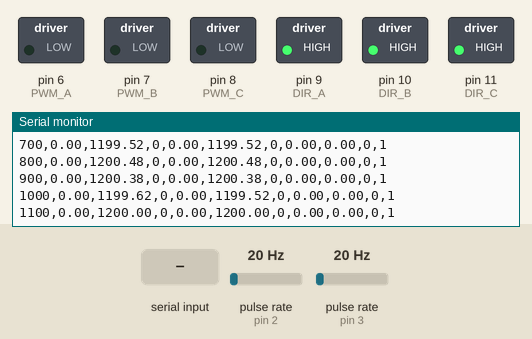
Recording of a sketch running on a simulated Arduino Uno, built with avr-gcc and run on an emulated ATmega328P. Parts: switched loads named in the sketch (green lamp = pin HIGH), the last lines printed to the serial monitor. Wiring (inferred from the names in the program): 2 × pulse sensor: data pin 2 / data pin 3. Inputs (shaded band) come from the test bench; at power-on: pulse rate (sensors on pin 2, pin 3) 20 Hz.

Above: at 1.2 s.
1.3 s: "RUN\n" received over Serial
At 1.41 s:
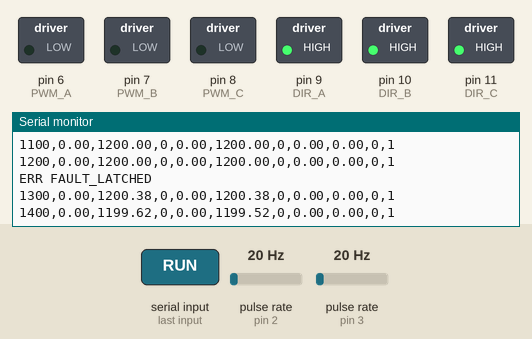
2.8 s: "STOP\n" received over Serial
At 2.91 s:
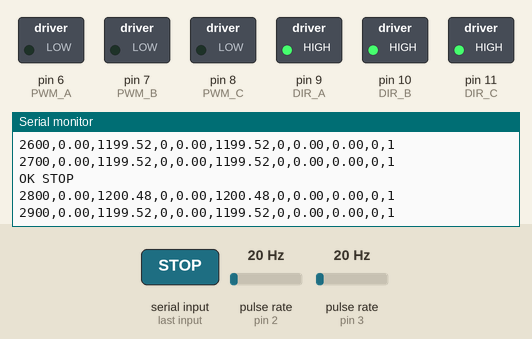
4.3 s: "RESET\n" received over Serial
Timing chart, 0 to 7.3 s (numbered marks = the images above; inputs shaded):
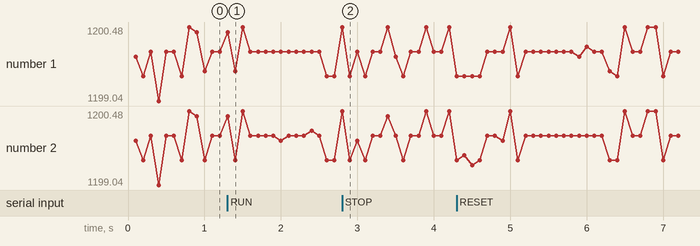

The sketch:

pico_p0.ino
```cpp
/*
P0 Differential Hoop Rig
RP2040 / Raspberry Pi Pico reference firmware.

Hardware:
- 3 Hall sensors, one pulse/revolution
- 3 brushed DC motor channels
- one direction pin + one PWM pin per motor
- physical emergency stop MUST interrupt motor power directly

Serial commands at 115200 baud:
  RUN
  STOP
  RESET
  SET a b c
Example:
  SET 180 120 60

Safety:
- targets are clamped to 300 RPM
- measured overspeed above 330 RPM latches FAULT
- FAULT requires RESET after the rotor is stopped
*/

const int HALL_A = 2;
const int HALL_B = 3;
const int HALL_C = 4;

const int PWM_A = 6;
const int PWM_B = 7;
const int PWM_C = 8;

const int DIR_A = 9;
const int DIR_B = 10;
const int DIR_C = 11;

const float MAX_COMMAND_RPM = 300.0f;
const float OVERSPEED_RPM = 330.0f;

volatile unsigned long lastPulseUsA = 0;
volatile unsigned long lastPulseUsB = 0;
volatile unsigned long lastPulseUsC = 0;
volatile unsigned long periodUsA = 0;
volatile unsigned long periodUsB = 0;
volatile unsigned long periodUsC = 0;

float targetA = 0.0f;
float targetB = 0.0f;
float targetC = 0.0f;

float rpmA = 0.0f;
float rpmB = 0.0f;
float rpmC = 0.0f;

float integA = 0.0f;
float integB = 0.0f;
float integC = 0.0f;

bool runEnabled = false;
bool faultLatched = false;

const float KP = 0.8f;
const float KI = 0.25f;

String serialLine;

void pulseA() {
  unsigned long now = micros();
  if (lastPulseUsA != 0) periodUsA = now - lastPulseUsA;
  lastPulseUsA = now;
}

void pulseB() {
  unsigned long now = micros();
  if (lastPulseUsB != 0) periodUsB = now - lastPulseUsB;
  lastPulseUsB = now;
}

void pulseC() {
  unsigned long now = micros();
  if (lastPulseUsC != 0) periodUsC = now - lastPulseUsC;
  lastPulseUsC = now;
}

float periodToRPM(unsigned long periodUs, unsigned long lastPulseUs) {
  if (periodUs == 0 || lastPulseUs == 0) return 0.0f;
  if (micros() - lastPulseUs > 1000000UL) return 0.0f;
  return 60000000.0f / (float)periodUs;
}

int controlMotor(float target, float measured, float &integrator, float dt) {
  target = constrain(target, 0.0f, MAX_COMMAND_RPM);
  float error = target - measured;
  integrator += error * dt;
  integrator = constrain(integrator, -300.0f, 300.0f);
  float command = KP * error + KI * integrator;
  return (int)constrain(command, 0.0f, 255.0f);
}

void stopAll() {
  analogWrite(PWM_A, 0);
  analogWrite(PWM_B, 0);
  analogWrite(PWM_C, 0);
}

void resetIntegrators() {
  integA = 0.0f;
  integB = 0.0f;
  integC = 0.0f;
}

void processCommand(String cmd) {
  cmd.trim();
  cmd.toUpperCase();

  if (cmd == "RUN") {
    if (!faultLatched) {
      runEnabled = true;
      Serial.println("OK RUN");
    } else {
      Serial.println("ERR FAULT_LATCHED");
    }
    return;
  }

  if (cmd == "STOP") {
    runEnabled = false;
    stopAll();
    resetIntegrators();
    Serial.println("OK STOP");
    return;
  }

  if (cmd == "RESET") {
    if (rpmA < 5.0f && rpmB < 5.0f && rpmC < 5.0f) {
      faultLatched = false;
      runEnabled = false;
      resetIntegrators();
      stopAll();
      Serial.println("OK RESET");
    } else {
      Serial.println("ERR ROTORS_NOT_STOPPED");
    }
    return;
  }

  if (cmd.startsWith("SET ")) {
    float a, b, c;
    int parsed = sscanf(cmd.c_str(), "SET %f %f %f", &a, &b, &c);
    if (parsed == 3) {
      targetA = constrain(a, 0.0f, MAX_COMMAND_RPM);
      targetB = constrain(b, 0.0f, MAX_COMMAND_RPM);
      targetC = constrain(c, 0.0f, MAX_COMMAND_RPM);
      Serial.print("OK SET ");
      Serial.print(targetA);
      Serial.print(" ");
      Serial.print(targetB);
      Serial.print(" ");
      Serial.println(targetC);
    } else {
      Serial.println("ERR USE: SET a b c");
    }
    return;
  }

  Serial.println("ERR COMMANDS: SET a b c | RUN | STOP | RESET");
}

void readSerialCommands() {
  while (Serial.available()) {
    char ch = (char)Serial.read();
    if (ch == '\n' || ch == '\r') {
      if (serialLine.length() > 0) {
        processCommand(serialLine);
        serialLine = "";
      }
    } else if (serialLine.length() < 80) {
      serialLine += ch;
    }
  }
}

void setup() {
  Serial.begin(115200);

  pinMode(HALL_A, INPUT_PULLUP);
  pinMode(HALL_B, INPUT_PULLUP);
  pinMode(HALL_C, INPUT_PULLUP);

  pinMode(PWM_A, OUTPUT);
  pinMode(PWM_B, OUTPUT);
  pinMode(PWM_C, OUTPUT);

  pinMode(DIR_A, OUTPUT);
  pinMode(DIR_B, OUTPUT);
  pinMode(DIR_C, OUTPUT);

  digitalWrite(DIR_A, HIGH);
  digitalWrite(DIR_B, HIGH);
  digitalWrite(DIR_C, HIGH);

  attachInterrupt(digitalPinToInterrupt(HALL_A), pulseA, FALLING);
  attachInterrupt(digitalPinToInterrupt(HALL_B), pulseB, FALLING);
  attachInterrupt(digitalPinToInterrupt(HALL_C), pulseC, FALLING);

  stopAll();

  Serial.println("P0 Differential Hoop Rig ready.");
  Serial.println("Example: SET 180 120 60");
  Serial.println("Then: RUN");
}

void loop() {
  readSerialCommands();

  static unsigned long lastMs = millis();
  unsigned long nowMs = millis();
  if (nowMs - lastMs < 100) return;

  float dt = (nowMs - lastMs) / 1000.0f;
  lastMs = nowMs;

  noInterrupts();
  unsigned long pA = periodUsA;
  unsigned long pB = periodUsB;
  unsigned long pC = periodUsC;
  unsigned long lA = lastPulseUsA;
  unsigned long lB = lastPulseUsB;
  unsigned long lC = lastPulseUsC;
  interrupts();

  rpmA = periodToRPM(pA, lA);
  rpmB = periodToRPM(pB, lB);
  rpmC = periodToRPM(pC, lC);

  if (rpmA > OVERSPEED_RPM || rpmB > OVERSPEED_RPM || rpmC > OVERSPEED_RPM) {
    faultLatched = true;
    runEnabled = false;
  }

  int outA = 0;
  int outB = 0;
  int outC = 0;

  if (faultLatched || !runEnabled) {
    stopAll();
  } else {
    outA = controlMotor(targetA, rpmA, integA, dt);
    outB = controlMotor(targetB, rpmB, integB, dt);
    outC = controlMotor(targetC, rpmC, integC, dt);

    analogWrite(PWM_A, outA);
    analogWrite(PWM_B, outB);
    analogWrite(PWM_C, outC);
  }

  // CSV log:
  // ms,targetA,rpmA,pwmA,targetB,rpmB,pwmB,targetC,rpmC,pwmC,fault
  Serial.print(nowMs);
  Serial.print(",");
  Serial.print(targetA);
  Serial.print(",");
  Serial.print(rpmA);
  Serial.print(",");
  Serial.print(outA);
  Serial.print(",");
  Serial.print(targetB);
  Serial.print(",");
  Serial.print(rpmB);
  Serial.print(",");
  Serial.print(outB);
  Serial.print(",");
  Serial.print(targetC);
  Serial.print(",");
  Serial.print(rpmC);
  Serial.print(",");
  Serial.print(outC);
  Serial.print(",");
  Serial.println(faultLatched ? 1 : 0);
}
```

Measured:
- after the input at 1.3 s, the serial monitor: prints a new line at once (image 1)
- after the input at 2.8 s, the serial monitor: prints a new line at once (image 2)
